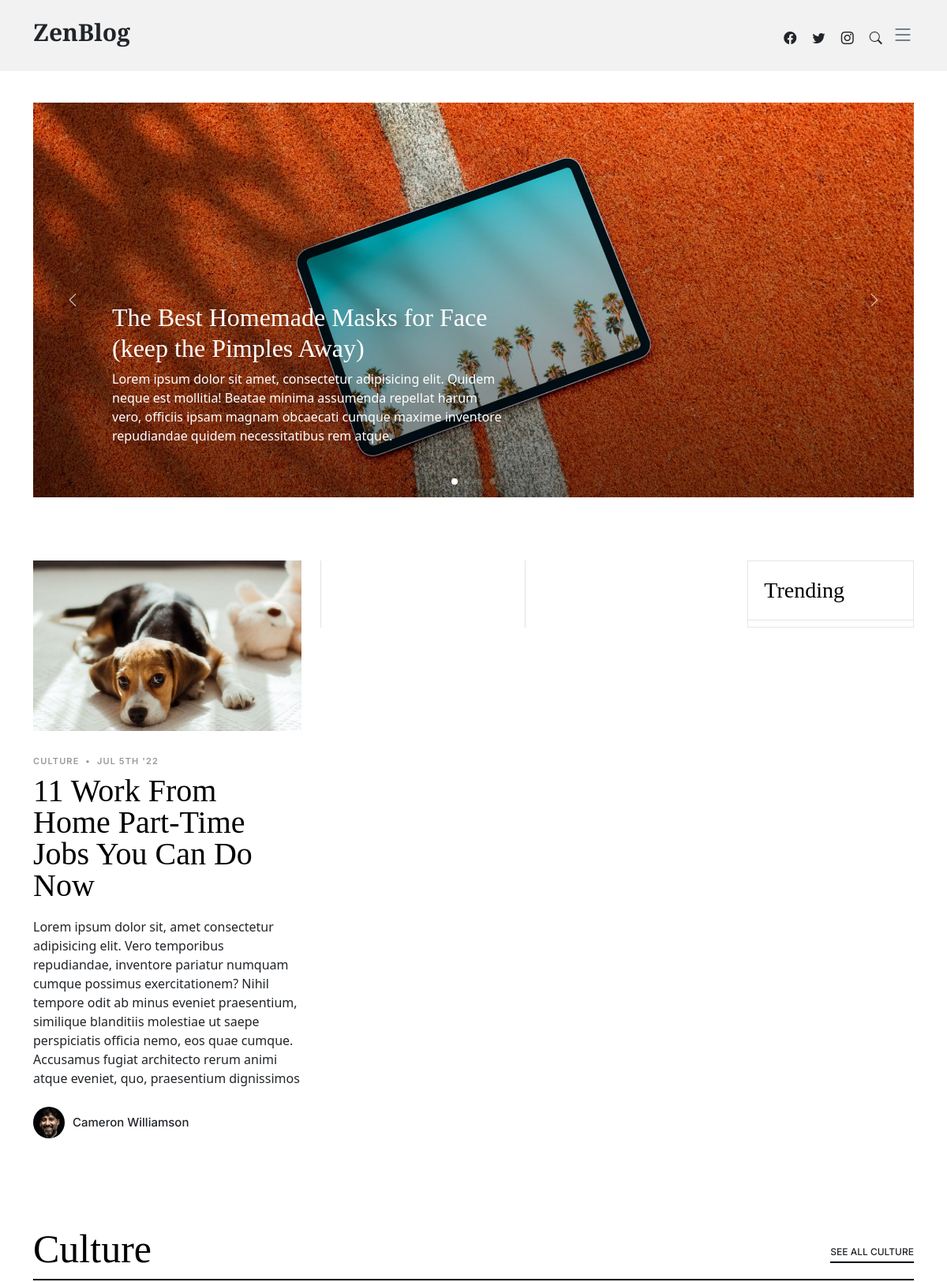
The app's page / (upper part), older data.
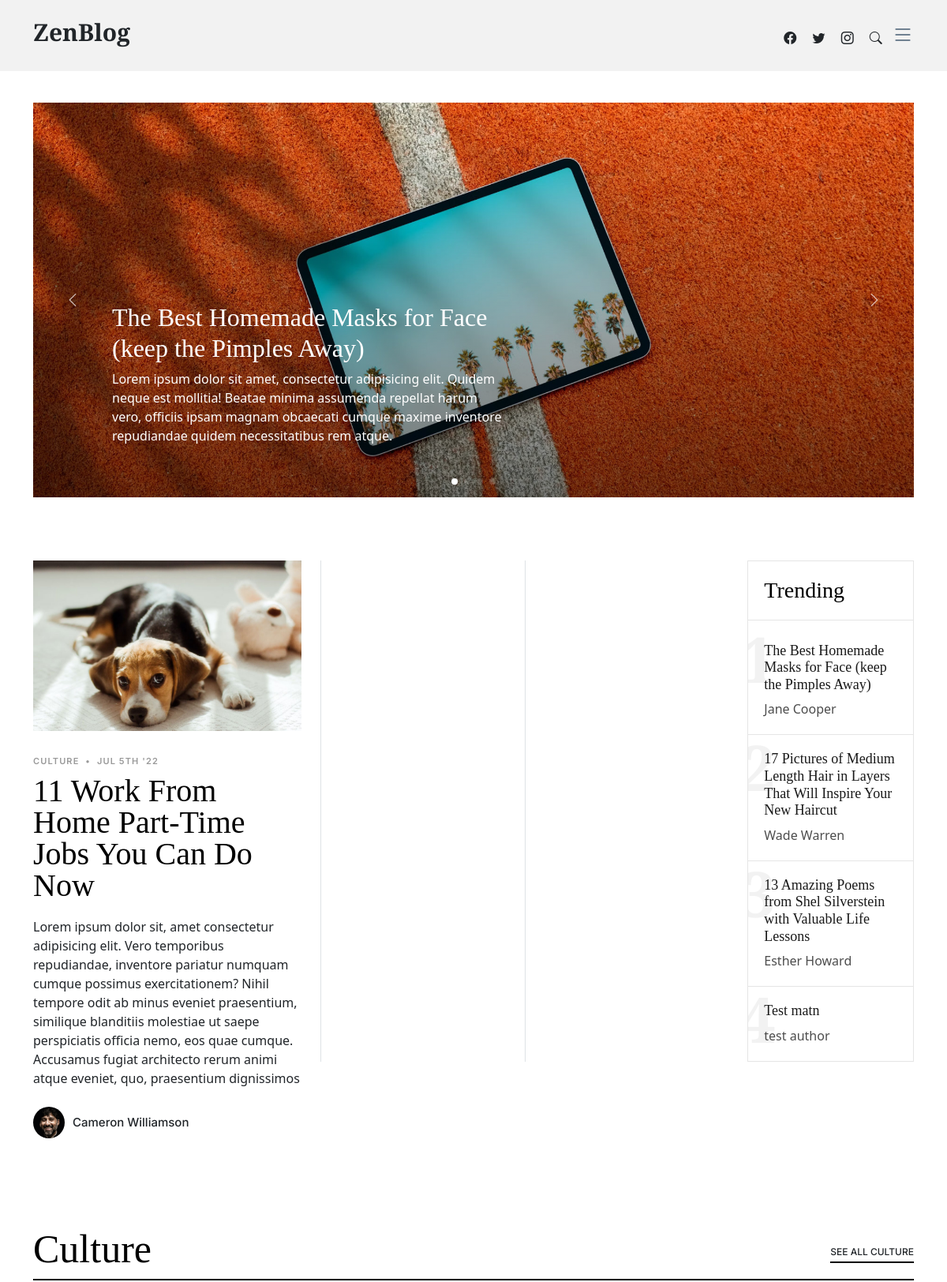
The same page, newer data.
### main/models.py (models this page shows, shortened)
class Trend(models.Model):
    text = models.TextField()
    author = models.CharField(max_length=50)

### main/views.py (the view)
# urls.py: path('', home, name='home'),  # yangi.uz
def home(request):
    yangiliklar = Yangilik.objects.all()
    trends = Trend.objects.all()
    blogs1 = Blog.objects.all()[:3]
    blogs2 = Blog.objects.all()[3:]
    context = {
        'news': yangiliklar,
        'trends': trends,
        'blogs1': blogs1,
        'blogs2': blogs2
    }
    return render(request, 'main/index.html', context)

### main/templates/main/index.html (shortened to what this page needs)
{% extends 'main/base.html' %}
{% load static %}
{% block content %}
<main id="main">
    <section id="hero-slider" class="hero-slider">
      <div class="container-md" data-aos="fade-in">
        <div class="row">
          <div class="col-12">
            <div class="swiper sliderFeaturedPosts">
              <div class="swiper-wrapper">
                <div class="swiper-slide">
                  <a href="single-post.html" class="img-bg d-flex align-items-end" style="background-image: url({% static 'main/assets/img/post-slide-1.jpg' %});">
                    <div class="img-bg-inner">
                      <h2>The Best Homemade Masks for Face (keep the Pimples Away)</h2>
                      <p>Lorem ipsum dolor sit amet, consectetur adipisicing elit. Quidem neque est mollitia! Beatae minima assumenda repellat harum vero, officiis ipsam magnam obcaecati cumque maxime inventore repudiandae quidem necessitatibus rem atque.</p>
                    </div>
                  </a>
                </div>
              </div>
              <div class="custom-swiper-button-next">
                <span class="bi-chevron-right"></span>
              </div>
              <div class="custom-swiper-button-prev">
                <span class="bi-chevron-left"></span>
              </div>
              <div class="swiper-pagination"></div>
            </div>
          </div>
        </div>
      </div>
    </section>
    <section id="posts" class="posts">
      <div class="container" data-aos="fade-up">
        <div class="row g-5">
          <div class="col-lg-4">
            <div class="post-entry-1 lg">
              <a href="single-post.html"><img src="{% static 'main/assets/img/post-landscape-1.jpg' %}" alt="" class="img-fluid"></a>
              <div class="post-meta"><span class="date">Culture</span> <span class="mx-1">&bullet;</span> <span>Jul 5th '22</span></div>
              <h2><a href="single-post.html">11 Work From Home Part-Time Jobs You Can Do Now</a></h2>
              <p class="mb-4 d-block">Lorem ipsum dolor sit, amet consectetur adipisicing elit. Vero temporibus repudiandae, inventore pariatur numquam cumque possimus exercitationem? Nihil tempore odit ab minus eveniet praesentium, similique blanditiis molestiae ut saepe perspiciatis officia nemo, eos quae cumque. Accusamus fugiat architecto rerum animi atque eveniet, quo, praesentium dignissimos</p>
              <div class="d-flex align-items-center author">
                <div class="photo"><img src="{% static 'main/assets/img/person-1.jpg' %}" alt="" class="img-fluid"></div>
                <div class="name">
                  <h3 class="m-0 p-0">Cameron Williamson</h3>
                </div>
              </div>
            </div>
          </div>
          <div class="col-lg-8">
            <div class="row g-5">
              <div class="col-lg-4 border-start custom-border">
              </div>
              <div class="col-lg-4 border-start custom-border">
              </div>
              <div class="col-lg-4">
                <div class="trending">
                  <h3>Trending</h3>
                  <ul class="trending-post">
                   {% for i in trends %}
                    <li>
                      <a href="single-post.html">
                        <span class="number">{{  i.id }}</span>
                        <h3>{{ i.text }}</h3>
                        <span class="author">{{ i.author }}</span>
                      </a>
                    </li>
                    {% endfor %}
                  </ul>
                </div>
              </div>
            </div>
          </div>
        </div>
      </div>
    </section>
    <section class="category-section">
      <div class="container" data-aos="fade-up">
        <div class="section-header d-flex justify-content-between align-items-center mb-5">
          <h2>Culture</h2>
          <div><a href="category.html" class="more">See All Culture</a></div>
        </div>
      </div>
    </section>
  </main>
{% endblock %}

Row changes from the older to the newer data that the page shows:
added Trend: text "The Best Homemade Masks for Face (keep the Pimples Away)", author "Jane Cooper"
added Trend: text "17 Pictures of Medium Length Hair in Layers That Will Inspire Your New Haircut", author "Wade Warren"
added Trend: text "13 Amazing Poems from Shel Silverstein with Valuable Life Lessons", author "Esther Howard"
added Trend: text "Test matn", author "test author"
